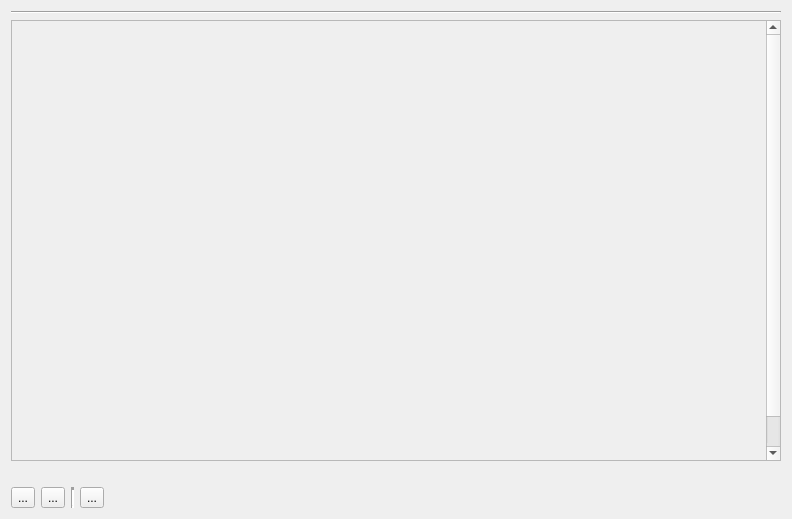
<?xml version="1.0" encoding="UTF-8"?>
<ui version="4.0">
 <class>MyPreview</class>
 <widget class="QWidget" name="MyPreview">
  <property name="windowModality">
   <enum>Qt::ApplicationModal</enum>
  </property>
  <property name="geometry">
   <rect>
    <x>0</x>
    <y>0</y>
    <width>792</width>
    <height>519</height>
   </rect>
  </property>
  <property name="windowTitle">
   <string>Image Preview</string>
  </property>
  <layout class="QVBoxLayout" name="verticalLayout">
   <item>
    <widget class="Line" name="line">
     <property name="orientation">
      <enum>Qt::Horizontal</enum>
     </property>
    </widget>
   </item>
   <item>
    <widget class="QScrollArea" name="scrollArea">
     <property name="autoFillBackground">
      <bool>false</bool>
     </property>
     <property name="verticalScrollBarPolicy">
      <enum>Qt::ScrollBarAsNeeded</enum>
     </property>
     <property name="horizontalScrollBarPolicy">
      <enum>Qt::ScrollBarAsNeeded</enum>
     </property>
     <property name="widgetResizable">
      <bool>false</bool>
     </property>
     <widget class="myimage" name="m_image">
      <property name="geometry">
       <rect>
        <x>0</x>
        <y>0</y>
        <width>533</width>
        <height>473</height>
       </rect>
      </property>
     </widget>
    </widget>
   </item>
   <item>
    <widget class="QLabel" name="label">
     <property name="text">
      <string/>
     </property>
    </widget>
   </item>
   <item>
    <layout class="QHBoxLayout" name="horizontalLayout_3">
     <item>
      <layout class="QHBoxLayout" name="horizontalLayout_2">
       <item>
        <layout class="QHBoxLayout" name="horizontalLayout">
         <item>
          <widget class="QToolButton" name="toolButton">
           <property name="text">
            <string>...</string>
           </property>
           <property name="icon">
            <iconset resource="clientpc.qrc">
             <normaloff>:/resources/Undo.png</normaloff>:/resources/Undo.png</iconset>
           </property>
           <property name="iconSize">
            <size>
             <width>32</width>
             <height>32</height>
            </size>
           </property>
          </widget>
         </item>
         <item>
          <widget class="QToolButton" name="toolButton_2">
           <property name="text">
            <string>...</string>
           </property>
           <property name="icon">
            <iconset resource="clientpc.qrc">
             <normaloff>:/resources/Redo.png</normaloff>:/resources/Redo.png</iconset>
           </property>
           <property name="iconSize">
            <size>
             <width>32</width>
             <height>32</height>
            </size>
           </property>
          </widget>
         </item>
        </layout>
       </item>
       <item>
        <widget class="Line" name="line_2">
         <property name="lineWidth">
          <number>3</number>
         </property>
         <property name="orientation">
          <enum>Qt::Vertical</enum>
         </property>
        </widget>
       </item>
      </layout>
     </item>
     <item>
      <widget class="QToolButton" name="toolButton_3">
       <property name="text">
        <string>...</string>
       </property>
       <property name="icon">
        <iconset resource="clientpc.qrc">
         <normaloff>:/resources/Add.png</normaloff>:/resources/Add.png</iconset>
       </property>
       <property name="iconSize">
        <size>
         <width>32</width>
         <height>32</height>
        </size>
       </property>
       <property name="checkable">
        <bool>true</bool>
       </property>
       <property name="checked">
        <bool>false</bool>
       </property>
      </widget>
     </item>
     <item>
      <spacer name="horizontalSpacer">
       <property name="orientation">
        <enum>Qt::Horizontal</enum>
       </property>
       <property name="sizeHint" stdset="0">
        <size>
         <width>40</width>
         <height>20</height>
        </size>
       </property>
      </spacer>
     </item>
    </layout>
   </item>
  </layout>
 </widget>
 <customwidgets>
  <customwidget>
   <class>myimage</class>
   <extends>QWidget</extends>
   <header>myimage.h</header>
   <container>1</container>
  </customwidget>
 </customwidgets>
 <resources>
  <include location="clientpc.qrc"/>
 </resources>
 <connections/>
</ui>
